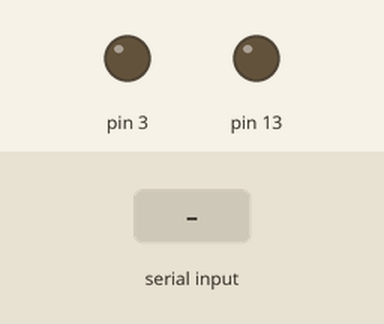
Bench run of a sketch on a simulated Arduino Uno, built with avr-gcc and run on an emulated ATmega328P. On the bench: output pins drawn as LEDs (lit = HIGH). The test bench sets the inputs (shaded band).

Above: at 1.2 s.
1.3 s: "J" received over the second serial link
At 2.4 s:
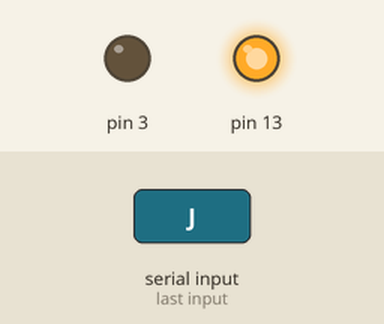
2.8 s: "H" received over the second serial link
At 3.6 s:
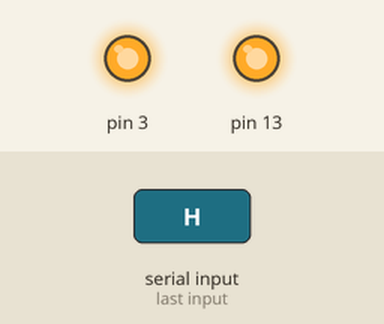
4.3 s: "Z" received over the second serial link
At 4.7 s:
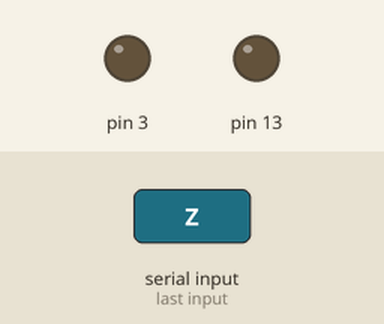
5.8 s: "2" received over the second serial link
At 7.0 s:
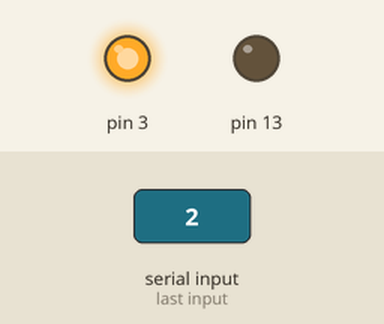
7.3 s: "1" received over the second serial link
At 8.2 s:
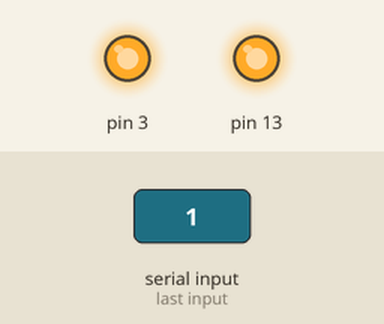
Timing chart, 0 to 9.8 s (numbered marks = the images above; inputs shaded):
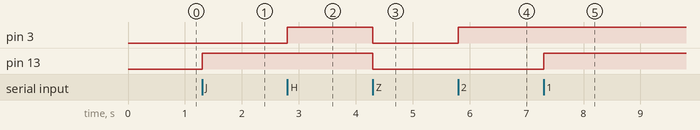

Measured:
- after the input at 1.3 s, pin 13: LOW → HIGH at once
- after the input at 2.8 s, pin 3: LOW → HIGH at once
- after the input at 4.3 s, pin 3, pin 13: HIGH → LOW at once
- after the input at 5.8 s, pin 3: LOW → HIGH at once
- after the input at 7.3 s, pin 13: LOW → HIGH at once

The sketch:

brinquedo_ya.ino
```cpp
#include <SoftwareSerial.h>

bool AZUL = false;
bool VERDE = false;

SoftwareSerial bluetooth(4, 5); //TX, RX (Bluetooth)

int comando;

void setup() {
  bluetooth.begin(9600);

  pinMode(13, OUTPUT);
    pinMode(3, OUTPUT);
}

void loop() {
  if (bluetooth.available() > 0) {
    comando = bluetooth.read();
  switch (comando) {
    case 'J':
      digitalWrite(13, HIGH);
      break;

    case '1':
      AZUL = !AZUL;
      digitalWrite(13, AZUL);
      break;

    case 'Z':
      digitalWrite(13, LOW);
      digitalWrite(3, LOW);
      break;

    case '3':
      digitalWrite(13, LOW);
      digitalWrite(3, LOW);
      break;

    case 'H':
      digitalWrite(3, HIGH);
      break;

    case '2':
    VERDE = !VERDE;
      digitalWrite(3, VERDE);
      break;

    }
  }
}
```
